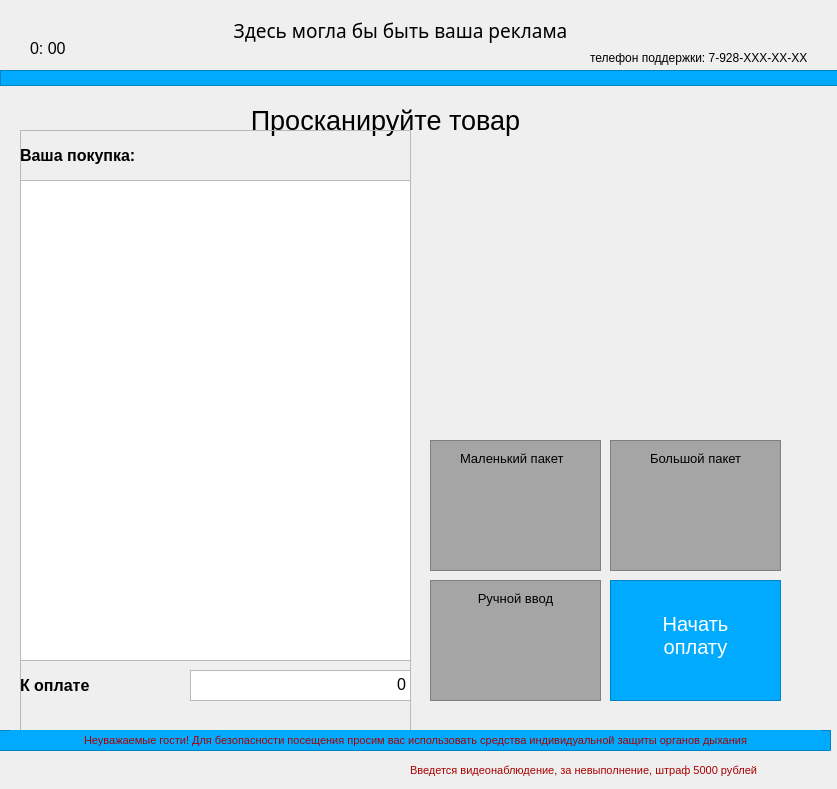
<?xml version="1.0" encoding="UTF-8"?>
<ui version="4.0">
 <class>MainWindow</class>
 <widget class="QMainWindow" name="MainWindow">
  <property name="geometry">
   <rect>
    <x>0</x>
    <y>0</y>
    <width>837</width>
    <height>789</height>
   </rect>
  </property>
  <property name="windowTitle">
   <string>MainWindow</string>
  </property>
  <widget class="QWidget" name="centralwidget">
   <widget class="QFrame" name="design_up">
    <property name="geometry">
     <rect>
      <x>0</x>
      <y>70</y>
      <width>841</width>
      <height>16</height>
     </rect>
    </property>
    <property name="styleSheet">
     <string notr="true">background-color: rgb(0, 170, 255);</string>
    </property>
    <property name="frameShape">
     <enum>QFrame::StyledPanel</enum>
    </property>
    <property name="frameShadow">
     <enum>QFrame::Raised</enum>
    </property>
   </widget>
   <widget class="QLabel" name="phone">
    <property name="geometry">
     <rect>
      <x>590</x>
      <y>50</y>
      <width>241</width>
      <height>16</height>
     </rect>
    </property>
    <property name="text">
     <string>телефон поддержки: 7-928-XXX-XX-XX</string>
    </property>
   </widget>
   <widget class="QLabel" name="lable_scan">
    <property name="geometry">
     <rect>
      <x>10</x>
      <y>100</y>
      <width>751</width>
      <height>41</height>
     </rect>
    </property>
    <property name="font">
     <font>
      <pointsize>20</pointsize>
     </font>
    </property>
    <property name="text">
     <string>Просканируйте товар</string>
    </property>
    <property name="alignment">
     <set>Qt::AlignCenter</set>
    </property>
   </widget>
   <widget class="QFrame" name="shopping">
    <property name="geometry">
     <rect>
      <x>20</x>
      <y>130</y>
      <width>391</width>
      <height>601</height>
     </rect>
    </property>
    <property name="styleSheet">
     <string notr="true"/>
    </property>
    <property name="frameShape">
     <enum>QFrame::StyledPanel</enum>
    </property>
    <property name="frameShadow">
     <enum>QFrame::Raised</enum>
    </property>
    <widget class="QLabel" name="purchase">
     <property name="geometry">
      <rect>
       <x>0</x>
       <y>10</y>
       <width>321</width>
       <height>31</height>
      </rect>
     </property>
     <property name="font">
      <font>
       <pointsize>12</pointsize>
       <weight>75</weight>
       <bold>true</bold>
      </font>
     </property>
     <property name="text">
      <string>Ваша покупка:</string>
     </property>
    </widget>
    <widget class="QTableWidget" name="col_items">
     <property name="geometry">
      <rect>
       <x>0</x>
       <y>50</y>
       <width>391</width>
       <height>481</height>
      </rect>
     </property>
    </widget>
    <widget class="QLabel" name="to_paid">
     <property name="geometry">
      <rect>
       <x>0</x>
       <y>540</y>
       <width>161</width>
       <height>31</height>
      </rect>
     </property>
     <property name="font">
      <font>
       <pointsize>12</pointsize>
       <weight>75</weight>
       <bold>true</bold>
      </font>
     </property>
     <property name="text">
      <string>К оплате</string>
     </property>
    </widget>
    <widget class="QTextBrowser" name="money">
     <property name="geometry">
      <rect>
       <x>170</x>
       <y>540</y>
       <width>221</width>
       <height>31</height>
      </rect>
     </property>
     <property name="font">
      <font>
       <pointsize>12</pointsize>
      </font>
     </property>
     <property name="html">
      <string>&lt;!DOCTYPE HTML PUBLIC &quot;-//W3C//DTD HTML 4.0//EN&quot; &quot;http://www.w3.org/TR/REC-html40/strict.dtd&quot;&gt;
&lt;html&gt;&lt;head&gt;&lt;meta name=&quot;qrichtext&quot; content=&quot;1&quot; /&gt;&lt;style type=&quot;text/css&quot;&gt;
p, li { white-space: pre-wrap; }
&lt;/style&gt;&lt;/head&gt;&lt;body style=&quot; font-family:'MS Shell Dlg 2'; font-size:12pt; font-weight:400; font-style:normal;&quot;&gt;
&lt;p align=&quot;right&quot; style=&quot; margin-top:0px; margin-bottom:0px; margin-left:0px; margin-right:0px; -qt-block-indent:0; text-indent:0px;&quot;&gt;0&lt;/p&gt;&lt;/body&gt;&lt;/html&gt;</string>
     </property>
    </widget>
   </widget>
   <widget class="QLabel" name="time">
    <property name="geometry">
     <rect>
      <x>30</x>
      <y>40</y>
      <width>241</width>
      <height>16</height>
     </rect>
    </property>
    <property name="font">
     <font>
      <pointsize>12</pointsize>
     </font>
    </property>
    <property name="text">
     <string>0: 00</string>
    </property>
   </widget>
   <widget class="QFrame" name="manual_input">
    <property name="geometry">
     <rect>
      <x>430</x>
      <y>580</y>
      <width>171</width>
      <height>121</height>
     </rect>
    </property>
    <property name="styleSheet">
     <string notr="true">background-color: rgb(165, 165, 165);</string>
    </property>
    <property name="frameShape">
     <enum>QFrame::StyledPanel</enum>
    </property>
    <property name="frameShadow">
     <enum>QFrame::Raised</enum>
    </property>
    <widget class="QLabel" name="label_7">
     <property name="geometry">
      <rect>
       <x>20</x>
       <y>10</y>
       <width>131</width>
       <height>16</height>
      </rect>
     </property>
     <property name="font">
      <font>
       <pointsize>10</pointsize>
      </font>
     </property>
     <property name="text">
      <string>Ручной ввод</string>
     </property>
     <property name="alignment">
      <set>Qt::AlignCenter</set>
     </property>
    </widget>
    <widget class="QLabel" name="label_9">
     <property name="geometry">
      <rect>
       <x>20</x>
       <y>40</y>
       <width>131</width>
       <height>61</height>
      </rect>
     </property>
     <property name="text">
      <string/>
     </property>
     <property name="pixmap">
      <pixmap>../../Users/Users/Кирилл/.designer/icons/trich.jpg</pixmap>
     </property>
     <property name="scaledContents">
      <bool>true</bool>
     </property>
     <property name="alignment">
      <set>Qt::AlignCenter</set>
     </property>
    </widget>
   </widget>
   <widget class="QFrame" name="designdown">
    <property name="geometry">
     <rect>
      <x>-10</x>
      <y>730</y>
      <width>841</width>
      <height>21</height>
     </rect>
    </property>
    <property name="styleSheet">
     <string notr="true">background-color: rgb(0, 170, 255);</string>
    </property>
    <property name="frameShape">
     <enum>QFrame::StyledPanel</enum>
    </property>
    <property name="frameShadow">
     <enum>QFrame::Raised</enum>
    </property>
    <widget class="QLabel" name="label">
     <property name="geometry">
      <rect>
       <x>20</x>
       <y>0</y>
       <width>811</width>
       <height>20</height>
      </rect>
     </property>
     <property name="font">
      <font>
       <pointsize>8</pointsize>
      </font>
     </property>
     <property name="styleSheet">
      <string notr="true">color: rgb(170, 0, 0);</string>
     </property>
     <property name="text">
      <string>Неуважаемые гости! Для безопасности посещения просим вас использовать средства индивидуальной защиты органов дыхания</string>
     </property>
     <property name="alignment">
      <set>Qt::AlignCenter</set>
     </property>
    </widget>
   </widget>
   <widget class="QFrame" name="small_package">
    <property name="geometry">
     <rect>
      <x>430</x>
      <y>440</y>
      <width>171</width>
      <height>131</height>
     </rect>
    </property>
    <property name="styleSheet">
     <string notr="true">background-color: rgb(165, 165, 165);</string>
    </property>
    <property name="frameShape">
     <enum>QFrame::StyledPanel</enum>
    </property>
    <property name="frameShadow">
     <enum>QFrame::Raised</enum>
    </property>
    <widget class="QLabel" name="label_10">
     <property name="geometry">
      <rect>
       <x>30</x>
       <y>10</y>
       <width>111</width>
       <height>16</height>
      </rect>
     </property>
     <property name="font">
      <font>
       <pointsize>10</pointsize>
      </font>
     </property>
     <property name="text">
      <string>Маленький пакет</string>
     </property>
    </widget>
    <widget class="QLabel" name="label_11">
     <property name="geometry">
      <rect>
       <x>40</x>
       <y>30</y>
       <width>91</width>
       <height>81</height>
      </rect>
     </property>
     <property name="text">
      <string/>
     </property>
     <property name="pixmap">
      <pixmap>../../Users/Users/Кирилл/.designer/icons/pngwing.com.png</pixmap>
     </property>
     <property name="scaledContents">
      <bool>true</bool>
     </property>
     <property name="alignment">
      <set>Qt::AlignCenter</set>
     </property>
    </widget>
   </widget>
   <widget class="QFrame" name="start_shopping">
    <property name="geometry">
     <rect>
      <x>610</x>
      <y>580</y>
      <width>171</width>
      <height>121</height>
     </rect>
    </property>
    <property name="styleSheet">
     <string notr="true">background-color: rgb(0, 170, 255);</string>
    </property>
    <property name="frameShape">
     <enum>QFrame::StyledPanel</enum>
    </property>
    <property name="frameShadow">
     <enum>QFrame::Raised</enum>
    </property>
    <widget class="QLabel" name="label_8">
     <property name="geometry">
      <rect>
       <x>20</x>
       <y>20</y>
       <width>131</width>
       <height>71</height>
      </rect>
     </property>
     <property name="font">
      <font>
       <pointsize>15</pointsize>
      </font>
     </property>
     <property name="styleSheet">
      <string notr="true">color: rgb(255, 255, 255);</string>
     </property>
     <property name="text">
      <string>Начать
оплату</string>
     </property>
     <property name="alignment">
      <set>Qt::AlignCenter</set>
     </property>
    </widget>
   </widget>
   <widget class="QFrame" name="big_package">
    <property name="geometry">
     <rect>
      <x>610</x>
      <y>440</y>
      <width>171</width>
      <height>131</height>
     </rect>
    </property>
    <property name="styleSheet">
     <string notr="true">background-color: rgb(165, 165, 165);</string>
    </property>
    <property name="frameShape">
     <enum>QFrame::StyledPanel</enum>
    </property>
    <property name="frameShadow">
     <enum>QFrame::Raised</enum>
    </property>
    <widget class="QLabel" name="label_12">
     <property name="geometry">
      <rect>
       <x>40</x>
       <y>10</y>
       <width>111</width>
       <height>16</height>
      </rect>
     </property>
     <property name="font">
      <font>
       <pointsize>10</pointsize>
      </font>
     </property>
     <property name="text">
      <string>Большой пакет</string>
     </property>
    </widget>
    <widget class="QLabel" name="label_13">
     <property name="geometry">
      <rect>
       <x>50</x>
       <y>30</y>
       <width>101</width>
       <height>91</height>
      </rect>
     </property>
     <property name="text">
      <string/>
     </property>
     <property name="pixmap">
      <pixmap>../../Users/Users/Кирилл/.designer/icons/pngwing.com (1).png</pixmap>
     </property>
     <property name="scaledContents">
      <bool>true</bool>
     </property>
     <property name="alignment">
      <set>Qt::AlignCenter</set>
     </property>
    </widget>
   </widget>
   <widget class="QLabel" name="image_scan">
    <property name="geometry">
     <rect>
      <x>430</x>
      <y>180</y>
      <width>351</width>
      <height>251</height>
     </rect>
    </property>
    <property name="text">
     <string/>
    </property>
    <property name="pixmap">
     <pixmap>../../Users/Users/Кирилл/.designer/icons/scan.jpg</pixmap>
    </property>
    <property name="scaledContents">
     <bool>true</bool>
    </property>
   </widget>
   <widget class="QPushButton" name="pushButton">
    <property name="geometry">
     <rect>
      <x>10</x>
      <y>10</y>
      <width>781</width>
      <height>41</height>
     </rect>
    </property>
    <property name="font">
     <font>
      <family>Segoe Script</family>
      <pointsize>14</pointsize>
     </font>
    </property>
    <property name="styleSheet">
     <string notr="true">border: none;</string>
    </property>
    <property name="text">
     <string>Здесь могла бы быть ваша реклама</string>
    </property>
   </widget>
   <widget class="QLabel" name="label_2">
    <property name="geometry">
     <rect>
      <x>410</x>
      <y>760</y>
      <width>421</width>
      <height>20</height>
     </rect>
    </property>
    <property name="font">
     <font>
      <pointsize>8</pointsize>
     </font>
    </property>
    <property name="styleSheet">
     <string notr="true">color: rgb(170, 0, 0);</string>
    </property>
    <property name="lineWidth">
     <number>0</number>
    </property>
    <property name="text">
     <string>Введется видеонаблюдение, за невыполнение, штраф 5000 рублей</string>
    </property>
   </widget>
  </widget>
 </widget>
 <resources/>
 <connections/>
</ui>
